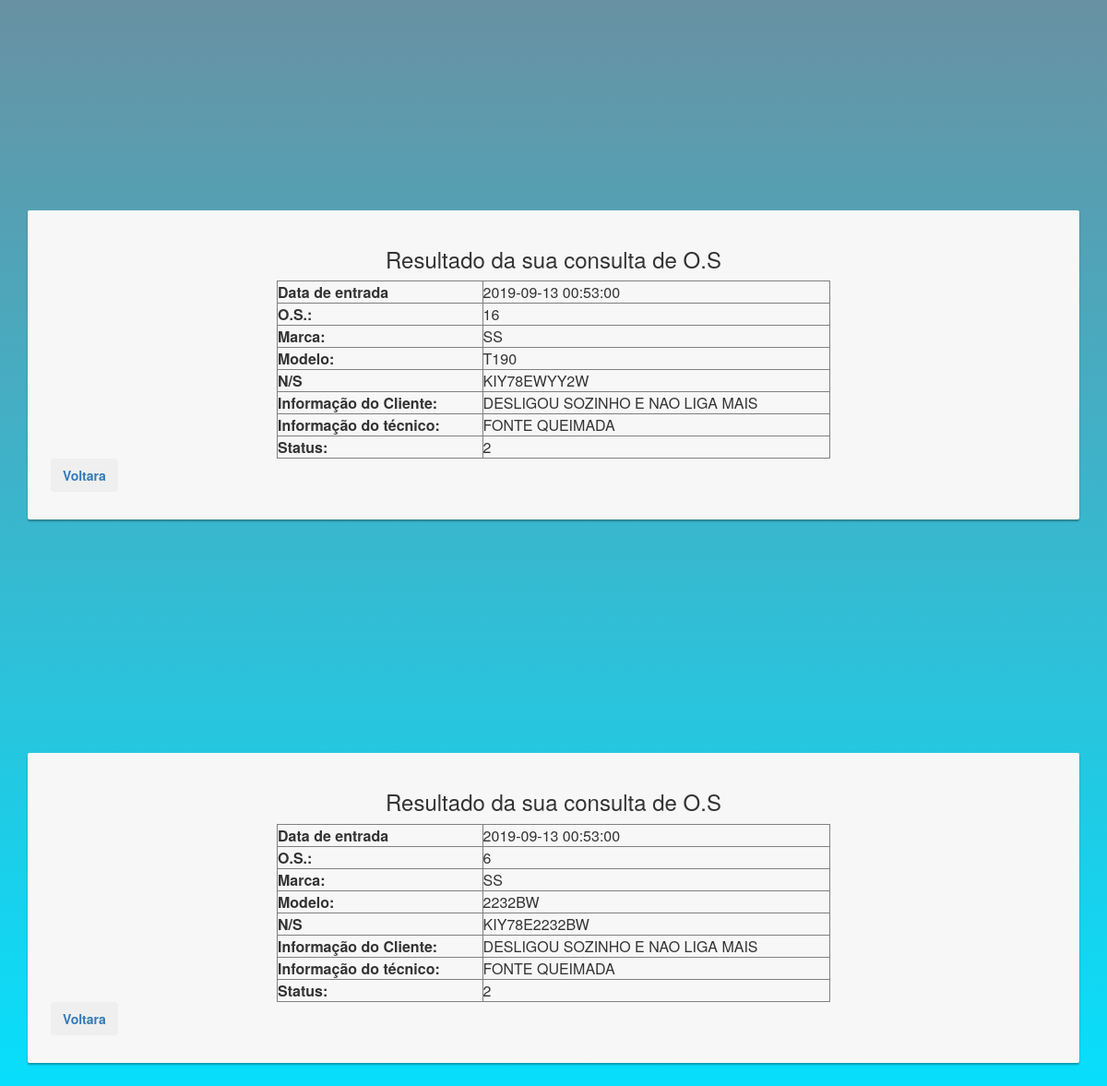
The app's page /site/fetch/search.php?b=6 with its own data.
### tables this page shows
CREATE TABLE `os` (
  `id_os` int(11) NOT NULL,
  `cliente_id` int(11) DEFAULT NULL,
  `usuario_id` int(11) DEFAULT NULL,
  `data_os` timestamp NULL DEFAULT CURRENT_TIMESTAMP,
  `data_previsao` varchar(20) DEFAULT NULL,
  `data_pronto` varchar(20) DEFAULT NULL,
  `data_entrega` varchar(20) DEFAULT NULL,
  `tipo` varchar(20) DEFAULT NULL,
  `modelo` varchar(20) DEFAULT NULL,
  `marca` varchar(20) DEFAULT NULL,
  `cor` varchar(20) DEFAULT NULL,
  `serie` varchar(20) DEFAULT NULL,
  `garantia` int(1) DEFAULT '1',
  `info_cliente` varchar(250) DEFAULT NULL,
  `info_tecnico` varchar(250) DEFAULT NULL,
  `info_entrega` varchar(250) DEFAULT NULL,
  `info_interna` varchar(250) DEFAULT NULL,
  `status_id` int(11) DEFAULT '1'
);

### site/fetch/search.php (the view, shortened to what this page needs)
<link rel="stylesheet" href="bootstrap-3.3.7/css/bootstrap.min.css">
<link href="style/style.css" rel="stylesheet" type="text/css" media="all"/>
<?php
include_once("db.php");
$busca = $_GET['b'];
$query = "SELECT * FROM os WHERE id_os LIKE '%".$busca."%' ORDER BY id_os DESC";
$sql = mysqli_query($db, $query);
$cont = mysqli_num_rows($sql);
if($cont == 0){
	echo "O número da O.S. digitado ( ".$busca." ), não foi localizado, tente novamente!  ";
}
else{
	while($os = mysqli_fetch_array($sql))
	{
	echo"<div class='container'>";
		echo"<div class='card card-body'>";
		echo"<h3 align='center'>Resultado da sua consulta de O.S</h3>";
        echo"<table width='600px' border='1' align='center' cellpadding='4' cellspacing='0'>";
		echo"<tr>";
		echo"<th>Data de entrada</th>";
		echo"<td>".$os['data_os']."</td>";
		echo"</tr>";
		echo"<tr>";
		echo"<th>O.S.:</th>";
		echo"<td>".$os['id_os']."</td>";
        echo"</tr>";
        echo"<tr>";
        echo"<th>Marca:</th>";
        echo"<td>".$os['marca']."</td>";
        echo"</tr>";
        echo"<tr>";
        echo"<th>Modelo:</th>";
        echo"<td>".$os['modelo']."</td>";
        echo"</tr>";
        echo"<tr>";
        echo"<th>N/S</th>";
		echo"<td>".$os['serie']."</td>";
        echo"</tr>";
        echo"<tr>";
        echo"<th>Informação do Cliente:</th>";
        echo"<td>".$os['info_cliente']."</td>";
        echo"</tr>";
        echo"<tr>";
        echo"<th>Informação do técnico:</th>";
        echo"<td>".$os['info_tecnico']."</td>";
        echo"</tr>";
        echo"<tr>";
        echo"<th>Status:</th>";
        echo"<td>".$os['status_id']."</td>";
        echo"</tr>";
        echo"</table>";
		echo"<button type='button' class='btn btn-outline-success'><a href='javascript:history.back()'>Voltara</a></button>";
		echo"</div>";
		echo"</div>";
	}
}
?>

### site/fetch/style/style.css (style rules this page uses)
.btn { font-weight: 700; height: 36px; -moz-user-select: none; -webkit-user-select: none; user-select: none; cursor: default; }
.card { background-color: #F7F7F7; padding: 20px 25px 30px; margin: 0 auto 25px; margin-top: 20%; -moz-border-radius: 2px; -webkit-border-radius: 2px; border-radius: 2px; -moz-box-shadow: 0px 2px 2px rgba(0, 0, 0, 0.3); -webkit-box-shadow: 0px 2px 2px rgba(0, 0, 0, 0.3); box-shadow: 0px 2px 2px rgba(0, 0, 0, 0.3); }

### records on screen
os: data_os "2019-09-13 00:53:00", id_os "16", marca "SS", modelo "T190", serie "KIY78EWYY2W", info_cliente "DESLIGOU SOZINHO E NAO LIGA MAIS", info_tecnico "FONTE QUEIMADA", status "2"
os: data_os "2019-09-13 00:53:00", id_os "6", marca "SS", modelo "2232BW", serie "KIY78E2232BW", info_cliente "DESLIGOU SOZINHO E NAO LIGA MAIS", info_tecnico "FONTE QUEIMADA", status "2"
